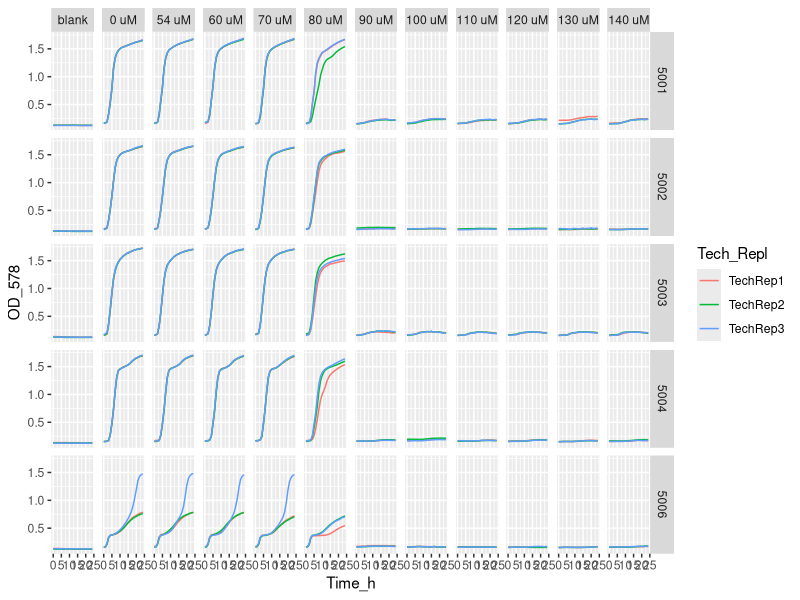
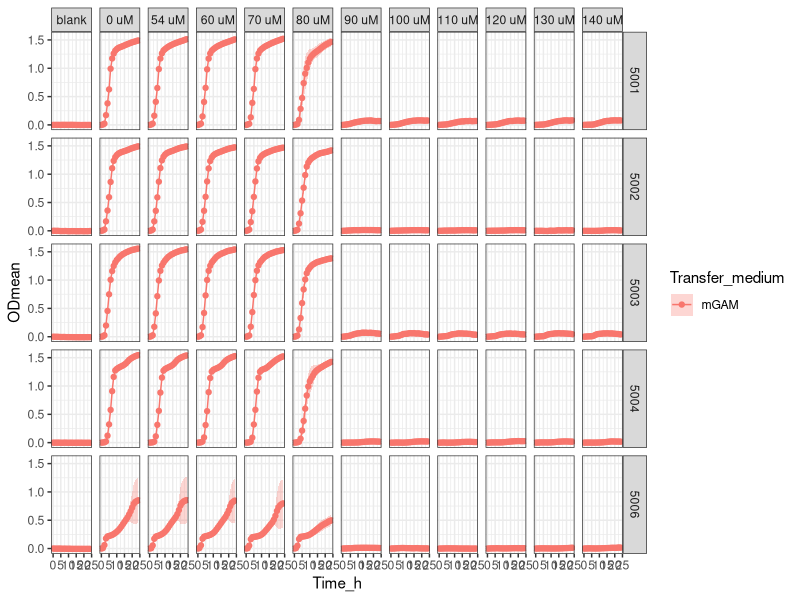

Recreate these plots in R, in order.
setwd("C:/Users/sergi/Downloads/ITQB/Plate readings/Exp21_3plates_18012024")

library(tidyverse)

library(readxl)
Exp21 <- Exp21_3plates_18012024 <- read_excel("Exp21_3plates_18012024_final_final.xlsx")
View(Exp21) 

Exp21_v1 <- Exp21 %>%
  pivot_longer(names_to = "Condition", values_to = "OD_578", cols = -Time_h)
Exp21_v1
View(Exp21_v1)


Exp21_v2 <- separate(Exp21_v1, Condition, 
                     c("Strain",
                       "Transfer_medium",
                       "Zn_condition", 
                       "Tech_Repl",
                       "Biol_Repl",
                       "TPEN_conc",
                       "Well_number"), 
                     sep = "_", remove = FALSE,
                     convert = FALSE)
View(Exp21_v2)

Exp21_v2$OD_578 <- as.numeric (Exp21_v2$OD_578) #Because OD_578 values are character

Exp21_v2$TPEN_conc <- factor(Exp21_v2$TPEN_conc, levels = c("ctrTPENcells",
                                                            "ctrTPENwZn",
                                                            "ctrTPEN",
                                                            "3.6",
                                                            "4.8",
                                                            "6",
                                                            "7.2",
                                                            "8.4",
                                                            "9.6",
                                                            "10.8",
                                                            "12",
                                                            "14",
                                                            "16",
                                                            "18",
                                                            "20",
                                                            "22",
                                                            "24",
                                                            "26",
                                                            "28"))

Exp21_v2 <- Exp21_v2 %>% mutate(TPEN_conc = recode (TPEN_conc,
                                                    "ctrTPENcells" = "blank",
                                                    "ctrTPENwZn" = "blankZn",
                                                    "ctrTPEN" = "0 uM",
                                                    "3.6"= "18 uM",
                                                    "4.8"= "24 uM",
                                                    "6" = "30 uM",
                                                    "7.2" = "36 uM",
                                                    "8.4" = "42 uM",
                                                    "9.6" = "48 uM",
                                                    "10.8" = "54 uM",
                                                    "12" = " 60 uM",
                                                    "14" = "70 uM",
                                                    "16" = "80 uM",
                                                    "18" = "90 uM",
                                                    "20" = "100 uM",
                                                    "22" = "110 uM",
                                                    "24" = "120 uM",
                                                    "26" = "130 uM",
                                                    "28" = "140 uM"))

Exp21_v2$Strain <- factor(Exp21_v2$Strain, levels = c("5001",
                                                      "5002",
                                                      "5003",
                                                      "5004",
                                                      "5006"))

# Exp21_v2 %>%
#   ggplot(aes(x= Time_h, y=OD_578, color = Tech_Repl)) +
#   geom_line() +
#   facet_grid (Strain ~ TPEN_conc)


Exp21_v2 %>% filter (Transfer_medium == "mGAM") %>%
  ggplot(aes(x= Time_h, y=OD_578, color = Tech_Repl)) +
  geom_line() +
  facet_grid (Strain ~ TPEN_conc)

Exp21_v3<- Exp21_v2 %>% group_by(Strain, Transfer_medium, Zn_condition, Tech_Repl, Biol_Repl, Well_number) %>%
  mutate(blank = Time_h ==0)

View(Exp21_v3)

Exp21_v4 <- Exp21_v3 %>%
  group_by(Strain, Transfer_medium, Zn_condition, Tech_Repl, Biol_Repl, Well_number) %>%
  mutate(OD = OD_578 - OD_578[blank]) %>%
  ungroup()


View(Exp21_v4)

#Obtain the mean and sd
Exp21_v5 <- Exp21_v4 %>% group_by(Time_h, Strain, Transfer_medium, TPEN_conc) %>%
  summarise(ODmean = mean(OD), sdOD = sd(OD), n())

Exp21_v5$Strain <- factor(Exp21_v5$Strain, levels = c("5001",
                                                      "5002",
                                                      "5003",
                                                      "5004",
                                                      "5006"))


Exp21_v5 <- Exp21_v5 %>% mutate(TPEN_conc = recode (TPEN_conc,
                                                    "ctrTPENcells" = "blank",
                                                    "ctrTPENwZn" = "blankZn",
                                                    "ctrTPEN" = "0 uM",
                                                    "3.6"= "18 uM",
                                                    "4.8"= "24 uM",
                                                    "6" = "30 uM",
                                                    "7.2" = "36 uM",
                                                    "8.4" = "42 uM",
                                                    "9.6" = "48 uM",
                                                    "10.8" = "54 uM",
                                                    "12" = " 60 uM",
                                                    "14" = "70 uM",
                                                    "16" = "80 uM",
                                                    "18" = "90 uM",
                                                    "20" = "100 uM",
                                                    "22" = "110 uM",
                                                    "24" = "120 uM",
                                                    "26" = "130 uM",
                                                    "28" = "140 uM"))


# stocks conc / 0.001(mM --> uM) / d.f (=2)--> conc TPEN (now in the table)


Exp21_v5  %>% filter (Transfer_medium == "mGAM") %>%
  ggplot(aes(x = Time_h,
             y = ODmean,
             color = Transfer_medium
  )) +
  geom_point() + 
  geom_line() +
  geom_ribbon(aes(ymin=ODmean-sdOD, ymax=ODmean+sdOD, fill = Transfer_medium), 
              alpha = 0.3, colour = NA) + 
  facet_grid (Strain ~ TPEN_conc) +
  theme_bw()
